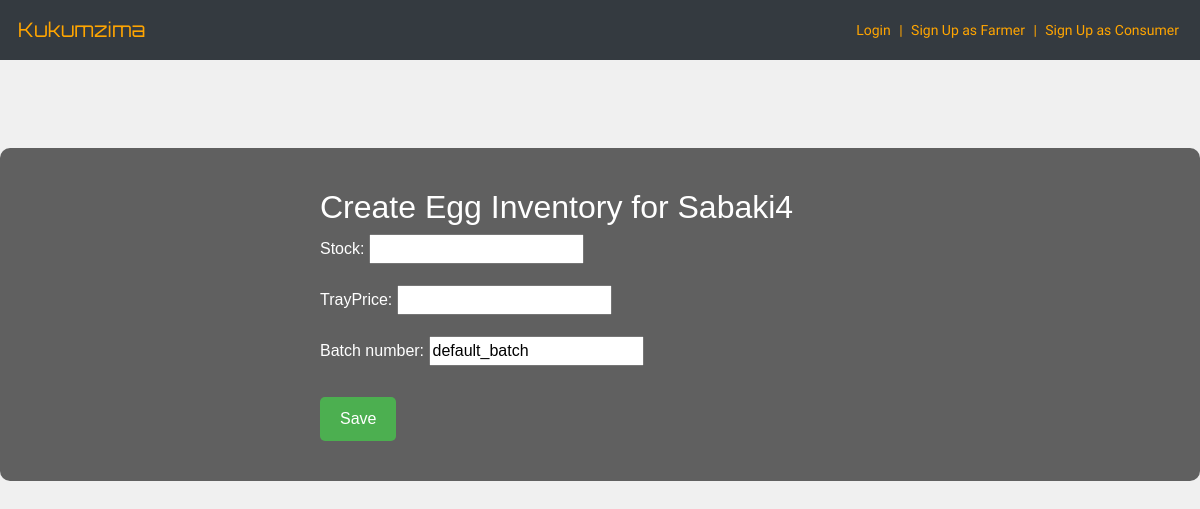
/create-egg-inventory/2/, run on an earlier commit of the app's database.
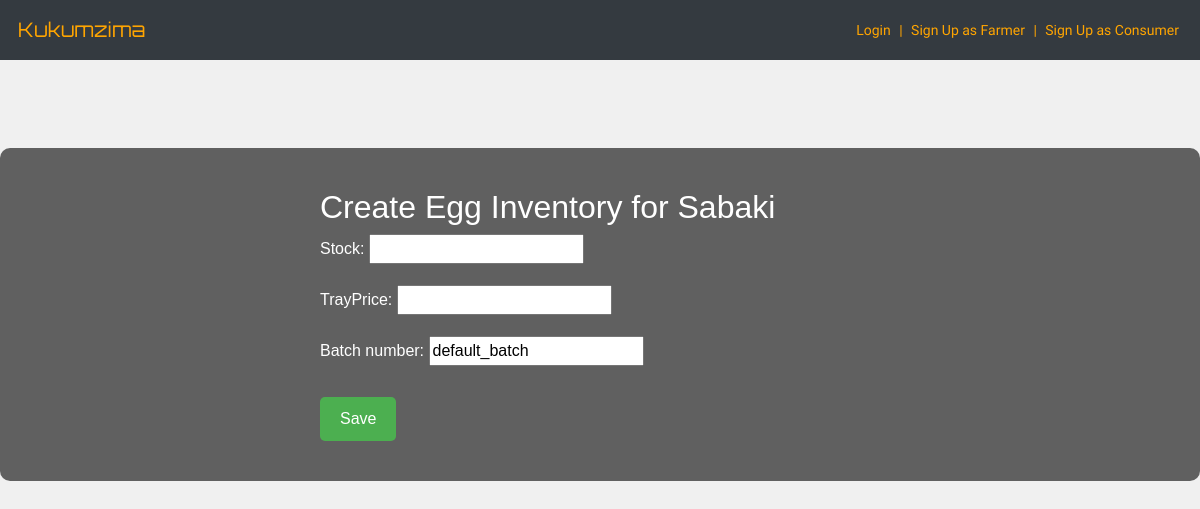
And on a later commit of the database.
### core/models.py (models this page shows, shortened)
class Farm(models.Model):
    farmer = models.ForeignKey(Farmer, on_delete=models.CASCADE)
    name = models.CharField(max_length=100)
    location = models.CharField(max_length=255)
    numberOfhens = models.PositiveIntegerField()

### core/views.py (the view)
# urls.py: path('create-egg-inventory/<int:farm_id>/', views.create_egg_inventory, name='create_egg_inventory'),
def create_egg_inventory(request, farm_id):
    farm = get_object_or_404(Farm, id=farm_id)
    if request.method == 'POST':
        form = eggInventoryForm(request.POST)
        if form.is_valid():
            egg_inventory = form.save(commit=False)
            egg_inventory.farm = farm
            egg_inventory.batch_number = 'default_batch'  # Ensure batch_number is provided
            egg_inventory.save()
            return redirect(reverse('farm_detail', kwargs={'pk': farm.id}))
    else:
        form = eggInventoryForm()
    return render(request, 'core/create_egg_inventory.html', {'form': form, 'farm': farm})

### core/forms.py
class eggInventoryForm(forms.ModelForm):
    class Meta:
        model = eggInventory
        fields = ['stock', 'trayPrice', 'batch_number']

### core/templates/core/create_egg_inventory.html (shortened to what this page needs)
{% extends 'core/base.html' %}
{% block content %}
<div class="form-container">
    <h2>Create Egg Inventory for {{ farm.name }}</h2>
    <form id="egg-inventory-form" method="post">
        {{ form.as_p }}
        <button type="submit" class="btn">Save</button>
    </form>
</div>
{% endblock %}

What changed in the data, as far as the page shows it:
changed Farm: name "Sabaki4" → "Sabaki"
